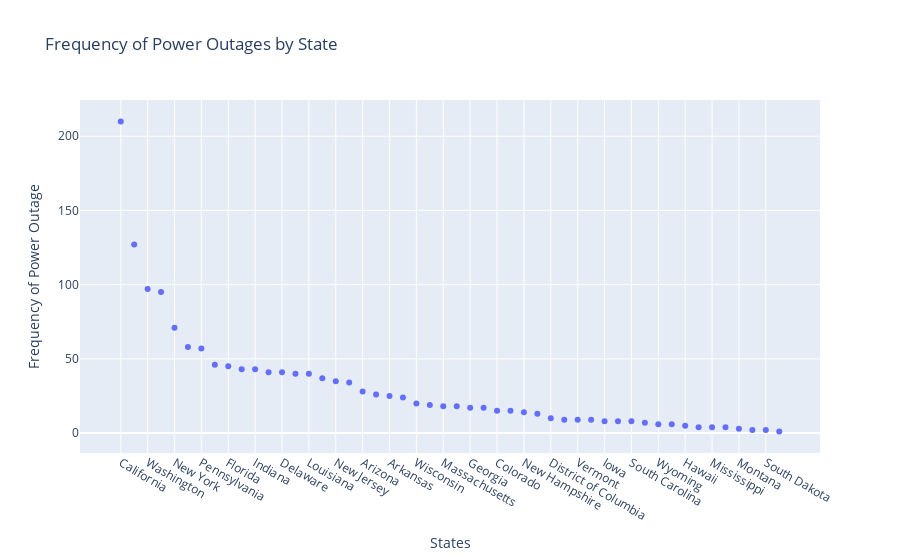

Source (notebook cell):
### Code cell
outage_freq = data['U.S._STATE'].value_counts().reset_index()
outage_freq.columns = ['State', 'Frequency']
scatter_state_freq = px.scatter(outage_freq, 
                                x='State', 
                                y='Frequency',
                                labels={"State": "States", "Frequency": "Frequency of Power Outage"},
                                title="Frequency of Power Outages by State")


scatter_state_freq.write_html("assets/scatter2.html")
scatter_state_freq

### Figure 1 — Plotly figure (JSON) as saved in the notebook; plotly's stock layout.template omitted (floating-point values rounded to 4 significant figures)
{"data": [{"hovertemplate": "States=%{x}<br>Frequency of Power Outage=%{y}<extra></extra>", "legendgroup": "", "marker": {"color": "#636efa", "symbol": "circle"}, "mode": "markers", "name": "", "orientation": "v", "showlegend": false, "type": "scatter", "x": ["California", "Texas", "Washington", "Michigan", "New York", "Maryland", "Pennsylvania", "Illinois", "Florida", "Ohio", "Indiana", "Utah", "Delaware", "North Carolina", "Louisiana", "Virginia", "New Jersey", "Tennessee", "Arizona", "Oregon", "Arkansas", "Oklahoma", "Wisconsin", "Maine", "Massachusetts", "Connecticut", "Georgia", "Missouri", "Colorado", "Minnesota", "New Hampshire", "Kentucky", "District of Columbia", "Idaho", "Vermont", "Kansas", "Iowa", "New Mexico", "South Carolina", "Nevada", "Wyoming", "Alabama", "Hawaii", "Nebraska", "Mississippi", "West Virginia", "Montana", "North Dakota", "South Dakota", "Alaska"], "xaxis": "x", "y": [210, 127, 97, 95, 71, 58, 57, 46, 45, 43, 43, 41, 41, 40, 40, 37, 35, 34, 28, 26, 25, 24, 20, 19, 18, 18, 17, 17, 15, 15, 14, 13, 10, 9, 9, 9, 8, 8, 8, 7, 6, 6, 5, 4, 4, 4, 3, 2, 2, 1], "yaxis": "y"}], "layout": {"legend": {"tracegroupgap": 0}, "title": {"text": "Frequency of Power Outages by State"}, "xaxis": {"anchor": "y", "domain": [0, 1], "title": {"text": "States"}}, "yaxis": {"anchor": "x", "domain": [0, 1], "title": {"text": "Frequency of Power Outage"}}}}
